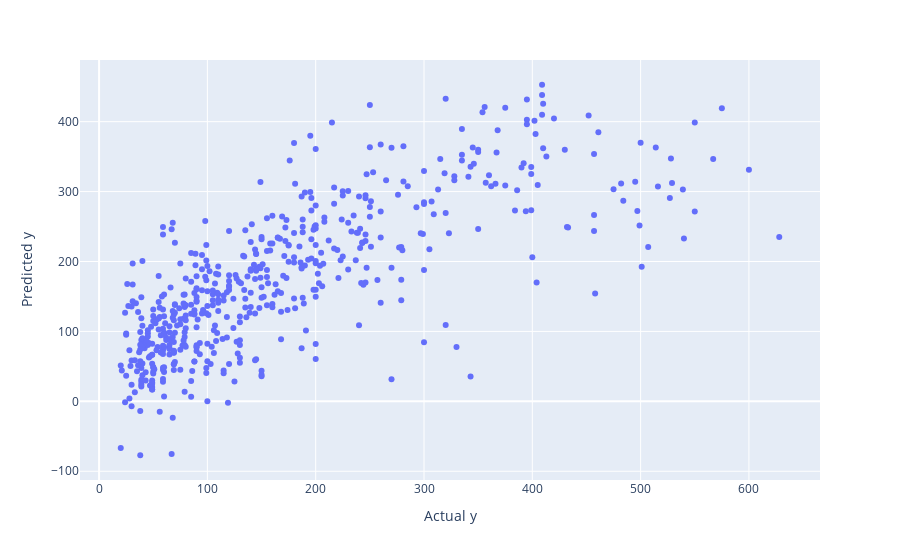

The notebook cell this image was saved under:
### Markdown cell above
### Model 1: Linear Regression

### Code cell
from sklearn.linear_model import LinearRegression

model = LinearRegression()

model.fit(X_train, y_train)

y_train_pred = model.predict(X_train)
y_pred = model.predict(X_test)

print(f"Train\n Score: {model.score(X_train, y_train)}")
calculate_score(y_train, y_train_pred)

print(f"Test\n Score: {model.score(X_test, y_test)}")
calculate_score(y_test, y_pred)

plot(y_test, y_pred)

### Figure 1 — Plotly figure (JSON) as saved in the notebook; plotly's stock layout.template omitted (floating-point values rounded to 4 significant figures; data arrays with more than 128 entries replaced by an {"elided": "..."} marker saying what was removed)
{"data": [{"hovertemplate": "Actual y=%{x}<br>Predicted y=%{y}<extra></extra>", "legendgroup": "", "marker": {"color": "#636efa", "symbol": "circle"}, "mode": "markers", "name": "", "orientation": "v", "showlegend": false, "type": "scatter", "x": {"elided": "555 int values"}, "xaxis": "x", "y": {"elided": "555 float values"}, "yaxis": "y"}], "layout": {"legend": {"tracegroupgap": 0}, "margin": {"t": 60}, "xaxis": {"anchor": "y", "domain": [0, 1], "title": {"text": "Actual y"}}, "yaxis": {"anchor": "x", "domain": [0, 1], "title": {"text": "Predicted y"}}}}
